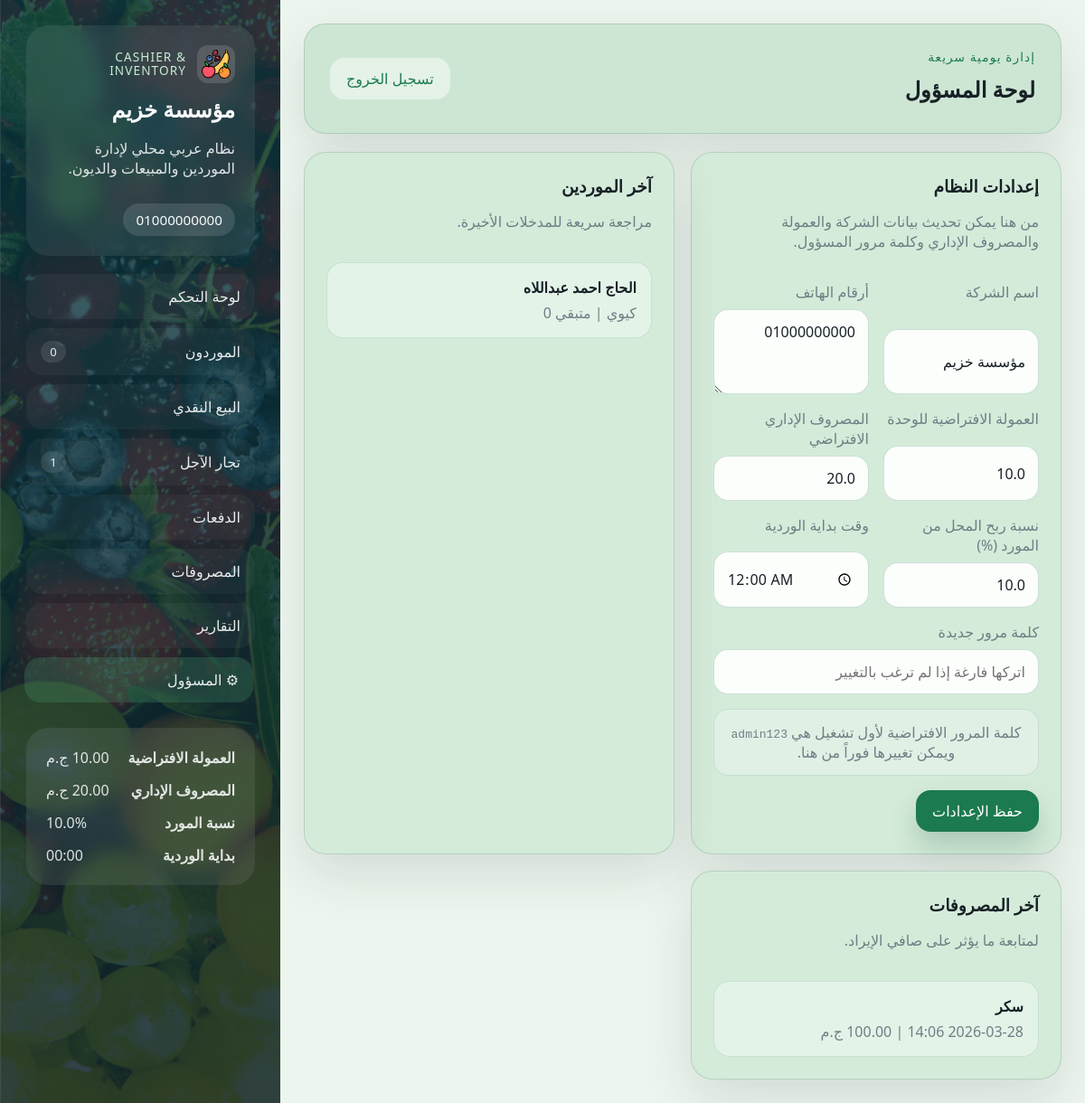
/admin (signed in), run on the app's committed database.
### models/settings.py (models this page shows)
class Settings(Base):
    __tablename__ = "settings"
    id: Mapped[int] = mapped_column(Integer, primary_key=True)
    company_name: Mapped[str] = mapped_column(String(120), nullable=False)
    phone_number: Mapped[str] = mapped_column(String(255), nullable=False)
    commission_per_unit: Mapped[float] = mapped_column(Float, nullable=False, default=0.0)
    admin_expense: Mapped[float] = mapped_column(Float, nullable=False, default=0.0)
    supplier_profit_percentage: Mapped[float] = mapped_column(Float, nullable=False, default=0.0)
    shift_cutoff_time: Mapped[str] = mapped_column(String(5), nullable=False, default="00:00")
    admin_password: Mapped[str] = mapped_column(String(255), nullable=False)

### models/supplier.py (models this page shows, shortened)
class Supplier(Base):
    __tablename__ = "suppliers"
    id: Mapped[int] = mapped_column(Integer, primary_key=True)
    date: Mapped[datetime] = mapped_column(DateTime, nullable=False, default=datetime.now)
    supplier_name: Mapped[str] = mapped_column(String(120), nullable=False)
    fruit_name: Mapped[str] = mapped_column(String(120), nullable=False)
    units_count: Mapped[int] = mapped_column(Integer, nullable=False)
    remaining_units: Mapped[int] = mapped_column(Integer, nullable=False)
    class_number: Mapped[str] = mapped_column(String(50), nullable=False)
    price_per_unit: Mapped[float] = mapped_column(Float, nullable=False)
    kilograms_per_unit: Mapped[float] = mapped_column(Float, nullable=False, default=0.0)
    supplier_profit_percentage: Mapped[float] = mapped_column(Float, nullable=False, default=0.0)
    total_price: Mapped[float] = mapped_column(Float, nullable=False)
    notes: Mapped[str | None] = mapped_column(Text, nullable=True)
    is_cleared: Mapped[bool] = mapped_column(Boolean, nullable=False, default=False)
    allocations = relationship(
        "InventoryAllocation", back_populates="supplier", cascade="all, delete-orphan"
    )

### models/expense.py (models this page shows, shortened)
class Expense(Base):
    __tablename__ = "expenses"
    id: Mapped[int] = mapped_column(Integer, primary_key=True)
    date: Mapped[datetime] = mapped_column(DateTime, nullable=False, default=datetime.now)
    expense_name: Mapped[str] = mapped_column(String(120), nullable=False)
    amount: Mapped[float] = mapped_column(Float, nullable=False)
    paid_amount: Mapped[float] = mapped_column(Float, nullable=False, default=0)
    is_paid: Mapped[bool] = mapped_column(Boolean, nullable=False, default=False)
    paid_at: Mapped[datetime | None] = mapped_column(DateTime, nullable=True)

### routes/admin_routes.py (the view, shortened to what this page needs)
@admin_bp.route("/admin", methods=["GET", "POST"])
@admin_required
def admin_panel():
    db_session = get_session()
    settings = get_or_create_settings(db_session)
    recent_suppliers = (
        db_session.query(Supplier).order_by(Supplier.date.desc(), Supplier.id.desc()).limit(10).all()
    )
    recent_expenses = (
        db_session.query(Expense).order_by(Expense.date.desc(), Expense.id.desc()).limit(10).all()
    )
    context = {
        **build_base_context(db_session),
        "page_title": "لوحة المسؤول",
        "recent_suppliers": recent_suppliers,
        "recent_expenses": recent_expenses,
        "is_admin": is_admin_logged_in(),
    }
    return render_template("admin.html", **context)

### models/__init__.py (called while the page is built)
def init_app(app):
    global engine
    database_uri = app.config["DATABASE_URI"]
    connect_args = {"check_same_thread": False} if database_uri.startswith("sqlite") else {}
    engine = create_engine(database_uri, future=True, connect_args=connect_args)
    SessionLocal.configure(bind=engine)
    from models.expense import Expense
    from models.inventory_allocation import InventoryAllocation
    from models.payment import Payment
    from models.retail_transaction import RetailTransaction
    from models.settings import Settings
    from models.special_retailer import SpecialRetailer
    from models.supplier import Supplier
    Base.metadata.create_all(bind=engine)
    ensure_sqlite_columns()
    @app.teardown_appcontext
    def shutdown_session(exception=None):
        SessionLocal.remove()

def get_session():
    return SessionLocal()

### utils/helpers.py (called while the page is built, shortened)
def currency_filter(value) -> str:
    return f"{float(value or 0):,.2f} ج.م"

def date_filter(value) -> str:
    if not value:
        return "-"
    if isinstance(value, datetime):
        return value.strftime("%Y-%m-%d %H:%M")
    return value.strftime("%Y-%m-%d")

def normalize_shift_cutoff_time(value: str | None, default: str = "00:00") -> str:
    normalized = (value or "").strip()
    try:
        parsed = datetime.strptime(normalized, "%H:%M")
        return parsed.strftime("%H:%M")
    except ValueError:
        return default

def current_shift_cutoff_range(cutoff_time: str | None, reference: datetime | None = None) -> dict[str, str]:
    now = reference or datetime.now()
    normalized_cutoff = normalize_shift_cutoff_time(cutoff_time)
    cutoff_clock = datetime.strptime(normalized_cutoff, "%H:%M").time()
    today_cutoff = datetime.combine(now.date(), cutoff_clock)
    if now >= today_cutoff:
        start = today_cutoff
        end = today_cutoff + timedelta(days=1) - timedelta(minutes=1)
    else:
        start = today_cutoff - timedelta(days=1)
        end = today_cutoff - timedelta(minutes=1)
    return {
        "cutoff": normalized_cutoff,
        "start": start.strftime("%Y-%m-%dT%H:%M"),
        "end": end.strftime("%Y-%m-%dT%H:%M"),
    }

def get_or_create_settings(db_session) -> Settings:
    settings = db_session.get(Settings, 1)
    if settings:
        return settings

def is_admin_logged_in() -> bool:
    return bool(session.get("admin_logged_in"))

### templates/admin.html
{% extends "base.html" %}
{% block content %}
<section class="content-grid">
    <article class="panel form-panel">
        <div class="panel-head">
            <div>
                <h3>إعدادات النظام</h3>
                <p>من هنا يمكن تحديث بيانات الشركة والعمولة والمصروف الإداري وكلمة مرور المسؤول.</p>
            </div>
        </div>
        <form class="form-grid" method="post">
            <label>
                <span>اسم الشركة</span>
                <input type="text" name="company_name" value="{{ settings.company_name }}" required>
            </label>
            <label>
                <span>أرقام الهاتف</span>
                <textarea name="phone_number" rows="3" placeholder="كل رقم في سطر أو افصل بينهم بفاصلة" required>{{ settings.phone_number }}</textarea>
            </label>
            <label>
                <span>العمولة الافتراضية للوحدة</span>
                <input type="number" min="0" step="0.01" name="commission_per_unit" value="{{ settings.commission_per_unit }}" required>
            </label>
            <label>
                <span>المصروف الإداري الافتراضي</span>
                <input type="number" min="0" step="0.01" name="admin_expense" value="{{ settings.admin_expense }}" required>
            </label>
            <label>
                <span>نسبة ربح المحل من المورد (%)</span>
                <input type="number" min="0" max="100" step="0.01" name="supplier_profit_percentage" value="{{ settings.supplier_profit_percentage }}" required>
            </label>
            <label>
                <span>وقت بداية الوردية</span>
                <input type="time" name="shift_cutoff_time" value="{{ settings.shift_cutoff_time }}" required>
            </label>
            <label class="full-width">
                <span>كلمة مرور جديدة</span>
                <input type="password" name="new_password" placeholder="اتركها فارغة إذا لم ترغب بالتغيير">
            </label>
            <div class="info-box full-width">
                كلمة المرور الافتراضية لأول تشغيل هي <code>admin123</code> ويمكن تغييرها فوراً من هنا.
            </div>
            <div class="form-actions full-width">
                <button class="btn btn-primary" type="submit">حفظ الإعدادات</button>
            </div>
        </form>
    </article>
    <article class="panel">
        <div class="panel-head">
            <div>
                <h3>آخر الموردين</h3>
                <p>مراجعة سريعة للمدخلات الأخيرة.</p>
            </div>
        </div>
        <div class="mini-list">
            {% for supplier in recent_suppliers %}
                <div class="mini-item">
                    <strong>{{ supplier.supplier_name }}</strong>
                    <span>{{ supplier.fruit_name }} | متبقي {{ supplier.remaining_units }}</span>
                </div>
            {% else %}
                <div class="empty-state">لا توجد بيانات بعد.</div>
            {% endfor %}
        </div>
    </article>
    <article class="panel">
        <div class="panel-head">
            <div>
                <h3>آخر المصروفات</h3>
                <p>لمتابعة ما يؤثر على صافي الإيراد.</p>
            </div>
        </div>
        <div class="mini-list">
            {% for expense in recent_expenses %}
                <div class="mini-item">
                    <strong>{{ expense.expense_name }}</strong>
                    <span>{{ expense.date|date_ar }} | {{ expense.amount|currency }}</span>
                </div>
            {% else %}
                <div class="empty-state">لا توجد مصروفات بعد.</div>
            {% endfor %}
        </div>
    </article>
</section>
{% endblock %}

### templates/base.html (shortened to what this page needs)
<!doctype html>
<html lang="ar" dir="rtl">
<head>
    <link rel="stylesheet" href="{{ url_for('static', filename='css/style.css') }}">
</head>
<body
    data-shift-cutoff="{{ shift_cutoff_range.cutoff }}"
    data-shift-start="{{ shift_cutoff_range.start }}"
    data-shift-end="{{ shift_cutoff_range.end }}"
>
    <div class="page-shell">
        <aside class="sidebar">
            <div class="brand-card">
                <div class="brand-kicker-row">
                    <img class="brand-logo" src="{{ url_for('static', filename='fruitsIcon.png') }}" alt="شعار النظام">
                    <span class="brand-kicker">Cashier & Inventory</span>
                </div>
                <h1>{{ settings.company_name }}</h1>
                <p>نظام عربي محلي لإدارة الموردين والمبيعات والديون.</p>
                <div class="brand-meta-stack">
                    {% for phone in phone_numbers %}
                        <div class="meta-pill">{{ phone }}</div>
                    {% endfor %}
                </div>
            </div>
            <nav class="nav-links">
                <a class="{{ 'active' if request.endpoint == 'admin.dashboard' else '' }}" href="{{ url_for('admin.dashboard') }}">لوحة التحكم</a>
                <a class="{{ 'active' if request.endpoint == 'suppliers.suppliers' else '' }}" href="{{ url_for('suppliers.suppliers') }}">الموردون <span>{{ nav_badges.open_suppliers }}</span></a>
                <a class="{{ 'active' if request.endpoint == 'retail.retail' else '' }}" href="{{ url_for('retail.retail') }}">البيع النقدي</a>
                <a class="{{ 'active' if request.endpoint == 'special_retailers.special_retailers' else '' }}" href="{{ url_for('special_retailers.special_retailers') }}">تجار الآجل <span>{{ nav_badges.unpaid_retailers }}</span></a>
                <a class="{{ 'active' if request.endpoint == 'payments.payments' else '' }}" href="{{ url_for('payments.payments') }}">الدفعات</a>
                <a class="{{ 'active' if request.endpoint == 'expenses.expenses' else '' }}" href="{{ url_for('expenses.expenses') }}">المصروفات</a>
                <a class="{{ 'active' if request.endpoint == 'admin.reports' else '' }}" href="{{ url_for('admin.reports') }}">التقارير</a>
                <a class="{{ 'active' if request.endpoint in ['admin.admin_panel', 'admin.login'] else '' }}" href="{{ url_for('admin.admin_panel' if is_admin else 'admin.login') }}">&#9881; المسؤول</a>
            </nav>
            <div class="settings-card sidebar-spacer">
                <div>
                    <strong>العمولة الافتراضية</strong>
                    <span>{{ settings.commission_per_unit|currency }}</span>
                </div>
                <div>
                    <strong>المصروف الإداري</strong>
                    <span>{{ settings.admin_expense|currency }}</span>
                </div>
                <div>
                    <strong>نسبة المورد</strong>
                    <span>{{ settings.supplier_profit_percentage }}%</span>
                </div>
                <div>
                    <strong>بداية الوردية</strong>
                    <span>{{ settings.shift_cutoff_time }}</span>
                </div>
            </div>
        </aside>
        <main class="main-content">
            <header class="topbar">
                <div>
                    <span class="topbar-label">إدارة يومية سريعة</span>
                    <h2>{{ page_title or "نظام الكاشير" }}</h2>
                </div>
                <div class="topbar-actions">
                    {% if is_admin %}
                        <form method="post" action="{{ url_for('admin.logout') }}">
                            <button class="btn btn-ghost" type="submit">تسجيل الخروج</button>
                        </form>
                    {% else %}
                        <a class="btn btn-ghost" href="{{ url_for('admin.login') }}">دخول المسؤول</a>
                    {% endif %}
                </div>
            </header>
            {% block content %}{% endblock %}
        </main>
    </div>
</body>
</html>

### data on the page
Settings: company_name "مؤسسة خزيم", phone_number "01000000000", commission_per_unit "10.00 ج.م", admin_expense "20.00 ج.م", supplier_profit_percentage "10.0", shift_cutoff_time "00:00", commission_per_unit "10.0", admin_expense "20.0"
Supplier: supplier_name "الحاج احمد عبداللاه", fruit_name "كيوي", remaining_units "0"
Expense: expense_name "سكر", amount "100.00 ج.م"

### other printed values
{{ nav_badges.open_suppliers }} "0"
{{ nav_badges.unpaid_retailers }} "1"
{{ page_title or "نظام الكاشير" }} "لوحة المسؤول"
